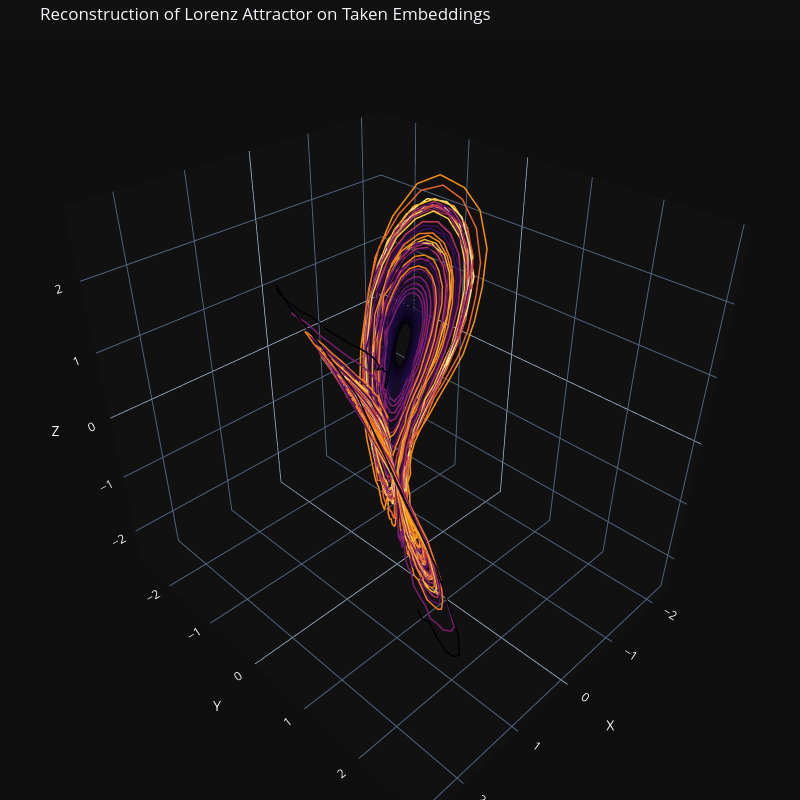

Here is the notebook cell this chart was saved with:
### Code cell
# Используя первую переменную X и вложения такена делаем регрессию остальных параметров
# состояния системы
y_rec = rfr_y.predict(taken_emb)
z_rec = rfr_z.predict(taken_emb)


# Создание интерактивного 3D графика
fig = go.Figure(data=[go.Scatter3d(
    x=y[:,0], y=y_rec, z=z_rec,
    mode='lines',
    line=dict(
        color=t_eval,      # Раскраска по времени
        colorscale='Inferno', 
        width=3
    ),
    name='Lorenz Attractor'
)])

fig.update_layout(
    title='Reconstruction of Lorenz Attractor on Taken Embeddings',
    scene=dict(
        xaxis_title='X',
        yaxis_title='Y',
        zaxis_title='Z',
        bgcolor='rgb(15, 15, 15)'
    ),
    template='plotly_dark',
    margin=dict(l=0, r=0, b=0, t=40),
    width=800,
    height=800
)

fig.show()

### Figure 1 — Plotly figure (JSON) as saved in the notebook; plotly's stock layout.template omitted (floating-point values rounded to 4 significant figures; data arrays with more than 128 entries replaced by an {"elided": "..."} marker saying what was removed)
{"data": [{"line": {"color": {"elided": "4096 float values"}, "colorscale": [[0, "#000004"], [0.1111, "#1b0c41"], [0.2222, "#4a0c6b"], [0.3333, "#781c6d"], [0.4444, "#a52c60"], [0.5556, "#cf4446"], [0.6667, "#ed6925"], [0.7778, "#fb9b06"], [0.8889, "#f7d13d"], [1, "#fcffa4"]], "width": 3}, "mode": "lines", "name": "Lorenz Attractor", "type": "scatter3d", "x": {"elided": "4088 float values"}, "y": {"elided": "4088 float values"}, "z": {"elided": "4088 float values"}}], "layout": {"height": 800, "margin": {"b": 0, "l": 0, "r": 0, "t": 40}, "scene": {"bgcolor": "rgb(15, 15, 15)", "xaxis": {"title": {"text": "X"}}, "yaxis": {"title": {"text": "Y"}}, "zaxis": {"title": {"text": "Z"}}}, "title": {"text": "Reconstruction of Lorenz Attractor on Taken Embeddings"}, "width": 800}}
